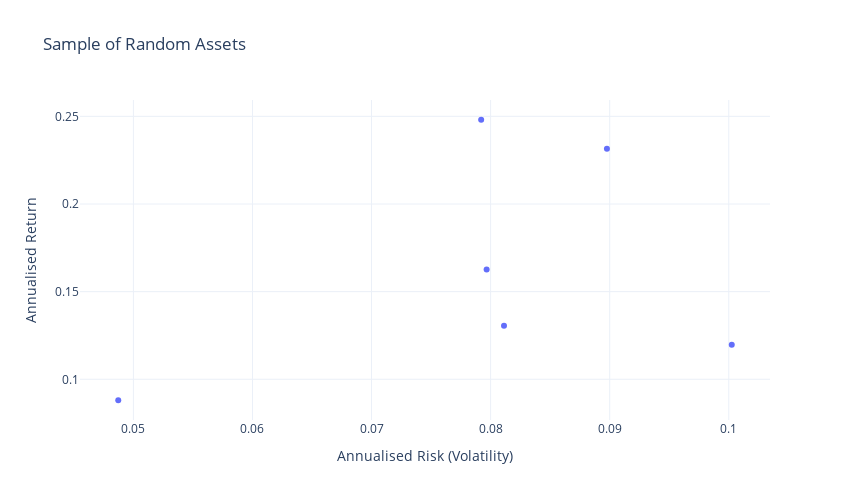

Notebook cell for this chart:
### Code cell
fig = go.Figure()
fig.add_trace(go.Scatter(x=var, y=mus, 
                      mode='markers',
                      text = var.axes[0].tolist()))
fig.update_layout(template='plotly_white',
                  xaxis=dict(title='Annualised Risk (Volatility)'),
                  yaxis=dict(title='Annualised Return'),
                  title='Sample of Random Assets',
                  width=850,
                  height=500)
# fig.update_xaxes(range=[0.18, 0.32])
# fig.update_yaxes(range=[0.02,0.27])

### Figure 1 — Plotly figure (JSON) as saved in the notebook; plotly's stock layout.template omitted (floating-point values rounded to 4 significant figures)
{"data": [{"mode": "markers", "text": ["MSFT", "WMT", "JPM", "TGT", "AAPL", "GOOGL"], "type": "scatter", "x": [0.07921, 0.04873, 0.08112, 0.1003, 0.08977, 0.07967], "y": [0.2481, 0.08805, 0.1306, 0.1197, 0.2315, 0.1626]}], "layout": {"height": 500, "title": {"text": "Sample of Random Assets"}, "width": 850, "xaxis": {"title": {"text": "Annualised Risk (Volatility)"}}, "yaxis": {"title": {"text": "Annualised Return"}}}}
